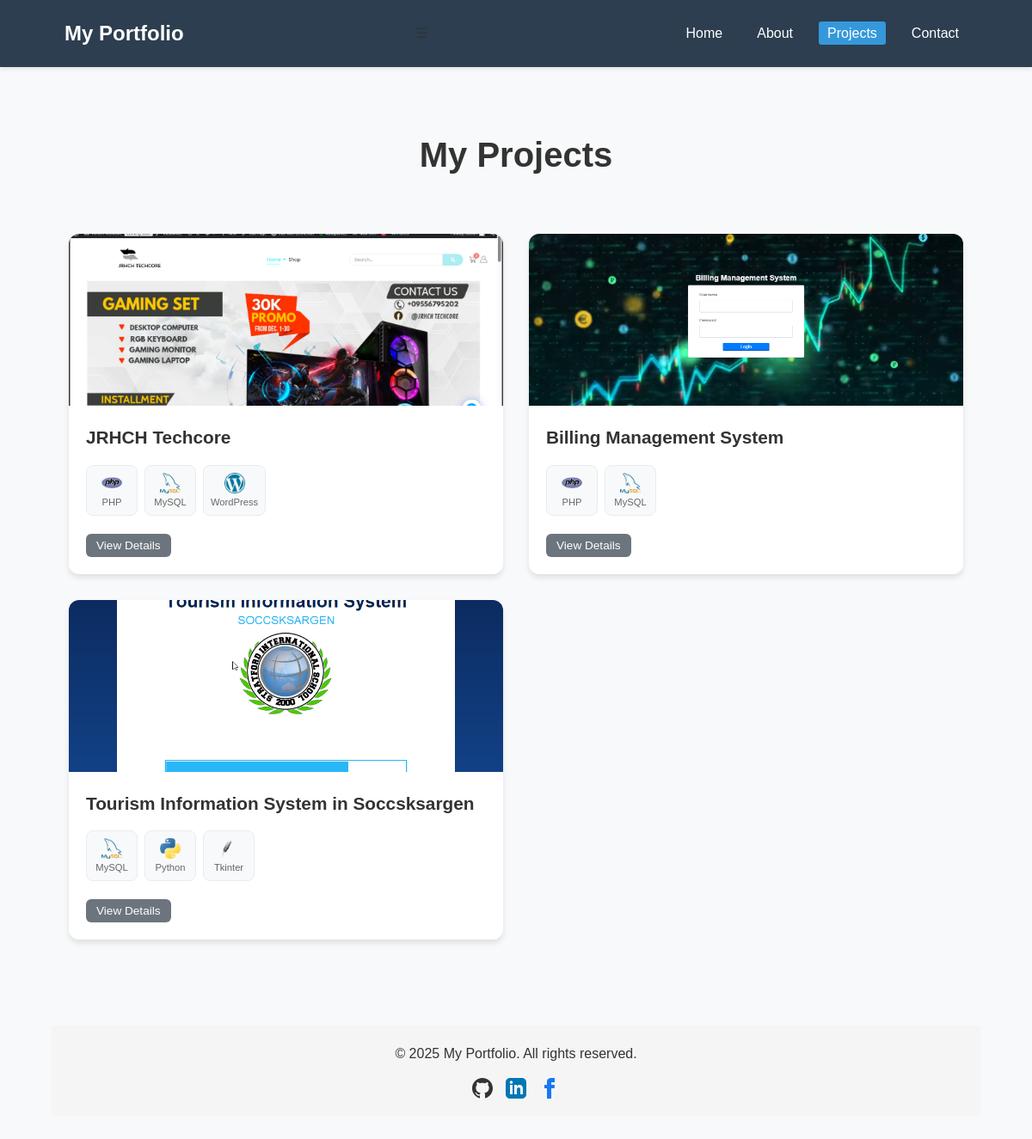
The page /my_portfolio/projects.php on the database its author committed.
### tables this page shows
CREATE TABLE `projects` (
  `id` int(11) NOT NULL,
  `title` varchar(255) NOT NULL,
  `description` text NOT NULL,
  `image` varchar(255) DEFAULT NULL,
  `url` varchar(255) DEFAULT NULL,
  `created_at` timestamp NOT NULL DEFAULT current_timestamp(),
  `updated_at` timestamp NOT NULL DEFAULT current_timestamp() ON UPDATE current_timestamp()
);

### my_portfolio/includes/db.php (called while the page is built, shortened)
<?php
require_once 'config.php';
function getAllProjects() {
    global $conn;
    $projects = [];
    $stmt = $conn->prepare("SELECT * FROM projects ORDER BY created_at DESC");
    $stmt->execute();
    $result = $stmt->get_result();
    while($row = $result->fetch_assoc()) {
        $projects[] = $row;
    }
    return $projects;
}
?>

### my_portfolio/projects.php (the view, shortened to what this page needs)
<?php
include 'includes/db.php';
include 'includes/header.php';
$projects = getAllProjects();
function getTechStackLogos($description) {
    $description = strtolower($description);
    $techStack = [];
    if (strpos($description, 'php') !== false) {
        $techStack[] = ['name' => 'PHP', 'logo' => 'php.png'];
    }
    if (strpos($description, 'mysql') !== false) {
        $techStack[] = ['name' => 'MySQL', 'logo' => 'mysql.png'];
    }
    if (strpos($description, 'python') !== false) {
        $techStack[] = ['name' => 'Python', 'logo' => 'python.png'];
    }
    if (strpos($description, 'tkinter') !== false) {
        $techStack[] = ['name' => 'Tkinter', 'logo' => 'tkinter.png'];
    }
    if (strpos($description, 'wordpress') !== false) {
        $techStack[] = ['name' => 'WordPress', 'logo' => 'wordpress.png'];
    }
    return $techStack;
}
?>
<main>
    <section class="projects-section">
        <h2>My Projects</h2>
        <div class="projects-grid">
            <?php if (!empty($projects)): ?>
                <?php foreach ($projects as $project): ?>
                    <div class="project-card" data-id="<?php echo $project['id']; ?>">
                        <div class="project-image">
                            <?php
                            $imageFile = '';
                            if (!empty($project['image']) && $project['image'] !== 'NULL') {
                                $imageFile = $project['image'];
                            } else {
                                $projectTitle = strtolower($project['title']);
                                if (strpos($projectTitle, 'tourism') !== false) {
                                    $imageFile = 'tourism.png';
                                } elseif (strpos($projectTitle, 'billing') !== false) {
                                    $imageFile = 'billing.png';
                                } elseif (strpos($projectTitle, 'jrhch') !== false || strpos($projectTitle, 'techcore') !== false) {
                                    $imageFile = 'jrhch.png';
                                } elseif (strpos($projectTitle, 'frontend') !== false) {
                                    $imageFile = 'frontend.png';
                                } elseif (strpos($projectTitle, 'backend') !== false) {
                                    $imageFile = 'backend.png';
                                } else {
                                    $imageFile = 'backend.png';
                                }
                            }
                            ?>
                            <img src="assets/images/<?php echo $imageFile; ?>"
                                 alt="<?php echo htmlspecialchars($project['title']); ?>"
                                 onerror="this.src='assets/images/backend.png'">
                        </div>
                        <div class="project-info">
                            <h3><?php echo htmlspecialchars($project['title']); ?></h3>
                            <div class="tech-stack">
                                <?php
                                $techStack = getTechStackLogos($project['description']);
                                foreach ($techStack as $tech):
                                ?>
                                    <div class="tech-item" title="<?php echo $tech['name']; ?>">
                                        <img src="assets/images/<?php echo $tech['logo']; ?>"
                                             alt="<?php echo $tech['name']; ?>"
                                             onerror="this.src='assets/images/tools.png'">
                                        <span><?php echo $tech['name']; ?></span>
                                    </div>
                                <?php endforeach; ?>
                            </div>
                            <div class="project-actions">
                                <button class="btn btn-small btn-secondary view-details"
                                        data-id="<?php echo $project['id']; ?>"
                                        data-title="<?php echo htmlspecialchars($project['title']); ?>"
                                        data-description="<?php echo htmlspecialchars($project['description']); ?>"
                                        data-image="<?php echo htmlspecialchars($imageFile); ?>"
                                        data-url="<?php echo htmlspecialchars($project['url'] ?? ''); ?>"
                                        data-tech="<?php echo htmlspecialchars(json_encode($techStack)); ?>">
                                    View Details
                                </button>
                            </div>
                        </div>
                    </div>
                <?php endforeach; ?>
            <?php else: ?>
                <p class="no-projects">No projects found. Check back soon!</p>
            <?php endif; ?>
        </div>
    </section>
</main>
<?php include 'includes/footer.php'; ?>

### my_portfolio/includes/header.php (shortened to what this page needs)
<!DOCTYPE html>
<html lang="en">
<head>
    <link rel="stylesheet" href="assets/css/style.css">
</head>
<body>
    <header>
        <div class="container">
            <div class="logo">
                <h1><a href="index.php">My Portfolio</a></h1>
            </div>
            <nav>
                <ul>
                    <li><a href="index.php" <?php echo basename($_SERVER['PHP_SELF']) == 'index.php' ? 'class="active"' : ''; ?>>Home</a></li>
                    <li><a href="about.php" <?php echo basename($_SERVER['PHP_SELF']) == 'about.php' ? 'class="active"' : ''; ?>>About</a></li>
                    <li><a href="projects.php" <?php echo basename($_SERVER['PHP_SELF']) == 'projects.php' ? 'class="active"' : ''; ?>>Projects</a></li>
                    <li><a href="contact.php" <?php echo basename($_SERVER['PHP_SELF']) == 'contact.php' ? 'class="active"' : ''; ?>>Contact</a></li>
                </ul>
            </nav>
        </div>
    </header>
    <div class="container main-content">

### my_portfolio/includes/footer.php (shortened to what this page needs)
<footer>
        <div class="container">
            <div class="footer-content">
                <p class="copyright">&copy; <?php echo date('Y'); ?> My Portfolio. All rights reserved.</p>
                <div class="social-links">
                    <a href="https://github.com/jazfer09" target="_blank" class="logo logo-github">
                    </a>
                    <a href="https://www.linkedin.com/in/jazfer-emnace-040b06340/" target="_blank" class="logo logo-linkedin">
                    </a>
                    <a href="https://www.facebook.com/jazferjohn.emnace.5" target="_blank" class="logo logo-facebook">
                        <svg xmlns="http://www.w3.org/2000/svg" width="24" height="24" viewBox="0 0 24 24">
                            <path d="M9 8h-3v4h3v12h5v-12h3.642l.358-4h-4v-1.667c0-.955.192-1.333 1.115-1.333h2.885v-5h-3.808c-3.596 0-5.192 1.583-5.192 4.615v3.385z"/>
                        </svg>
                    </a>
                </div>
            </div>
        </div>
    </footer>
</body>
</html>

### my_portfolio/assets/css/style.css (style rules this page uses)
:root { --primary-color: #3498db; --secondary-color: #2c3e50; --accent-color: #e74c3c; --text-color: #333; --bg-color: #f8f9fa; --light-gray: #e9ecef; --white: #ffffff; --box-shadow: 0 2px 5px rgba(0, 0, 0, 0.1); --transition: all 0.3s ease; }
* { margin: 0; padding: 0; box-sizing: border-box; }
body { font-family: 'Arial', sans-serif; line-height: 1.6; color: var(--text-color); background-color: var(--bg-color); }
.container { width: 90%; max-width: 1200px; margin: 0 auto; padding: 0 15px; }
.main-content { min-height: calc(100vh - 140px); padding: 30px 0; }
a { text-decoration: none; color: var(--primary-color); transition: var(--transition); }
ul { list-style: none; }
img { max-width: 100%; height: auto; }
header { background-color: var(--secondary-color); padding: 20px 0; box-shadow: var(--box-shadow); }
header .container { display: flex; justify-content: space-between; align-items: center; }
.logo h1 { font-size: 24px; font-weight: 700; }
.logo a { color: var(--white); }
nav ul { display: flex; }
nav ul li { margin-left: 20px; }
nav ul li a { color: var(--white); font-weight: 500; padding: 5px 10px; border-radius: 3px; transition: var(--transition); }
nav ul li a:hover, nav ul li a.active { background-color: var(--primary-color); color: var(--white); }
.btn { display: inline-block; padding: 10px 20px; background-color: var(--primary-color); color: var(--white); border: none; border-radius: 4px; cursor: pointer; font-weight: 500; transition: var(--transition); text-align: center; }
.btn-secondary { background-color: var(--secondary-color); }
.btn-small { padding: 5px 15px; font-size: 14px; }
.projects-section { padding: 20px 0; }
.projects-section h2 { text-align: center; margin-bottom: 30px; }
.projects-grid { display: grid; grid-template-columns: repeat(auto-fill, minmax(300px, 1fr)); gap: 30px; }
.project-card { background-color: var(--white); border-radius: 8px; box-shadow: var(--box-shadow); overflow: hidden; transition: var(--transition); }
.project-image { height: 200px; overflow: hidden; }
.project-image img { width: 100%; height: 100%; object-fit: cover; }
.project-info { padding: 20px; }
.project-info h3 { color: var(--primary-color); margin-bottom: 10px; }
.project-actions { margin-top: 15px; display: flex; gap: 10px; }
footer { background-color: #f5f5f5; padding: 20px 0; margin-top: 40px; }
.footer-content { display: flex; flex-direction: column; align-items: center; text-align: center; }
.copyright { margin-bottom: 15px; }
.social-links { display: flex; gap: 20px; }
.social-links a { color: #333; text-decoration: none; transition: color 0.3s ease; }
.logo { cursor: pointer; transition: transform 0.3s ease; }
.logo svg { fill: #333; transition: fill 0.3s ease; }
main { animation: fadeIn 0.5s ease-out; }

### my_portfolio/projects.php (style rules this page uses)
.projects-section { padding: 40px 20px; max-width: 1200px; margin: 0 auto; }
.projects-section h2 { text-align: center; margin-bottom: 40px; font-size: 2.5em; color: #333; }
.projects-grid { display: grid; grid-template-columns: repeat(auto-fit, minmax(350px, 1fr)); gap: 30px; padding: 20px 0; }
.project-card { background: white; border-radius: 12px; box-shadow: 0 4px 6px rgba(0, 0, 0, 0.1); overflow: hidden; transition: transform 0.3s ease, box-shadow 0.3s ease; cursor: pointer; }
.project-image { height: 200px; overflow: hidden; background: #f8f9fa; }
.project-image img { width: 100%; height: 100%; object-fit: cover; transition: transform 0.3s ease; }
.project-info { padding: 20px; }
.project-info h3 { margin: 0 0 15px 0; font-size: 1.3em; color: #333; font-weight: 600; }
.tech-stack { display: flex; flex-wrap: wrap; gap: 8px; margin-bottom: 20px; min-height: 60px; align-items: flex-start; }
.tech-item { display: flex; flex-direction: column; align-items: center; padding: 8px; background: #f8f9fa; border-radius: 8px; border: 1px solid #e9ecef; transition: all 0.3s ease; min-width: 60px; }
.tech-item img { width: 24px; height: 24px; object-fit: contain; margin-bottom: 4px; }
.tech-item span { font-size: 0.7em; color: #666; font-weight: 500; text-align: center; line-height: 1.2; }
.project-actions { display: flex; gap: 10px; flex-wrap: wrap; }
.btn { padding: 8px 16px; border: none; border-radius: 6px; text-decoration: none; font-size: 0.9em; font-weight: 500; cursor: pointer; transition: all 0.3s ease; display: inline-block; text-align: center; }
.btn-small { padding: 6px 12px; font-size: 0.85em; }
.btn-secondary { background: #6c757d; color: white; }

### rows shown on the page
projects: shows a picture, title "JRHCH Techcore", name "PHP", name "MySQL", name "WordPress"
projects: shows a picture, title "Billing Management System", name "PHP", name "MySQL"
projects: shows a picture, title "Tourism Information System in Soccsksargen", name "MySQL", name "Python", name "Tkinter"
